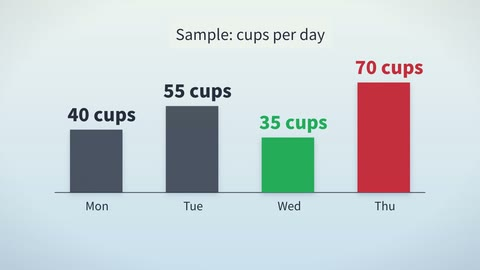
#> input picture skills/script2film/docs/site/scenes/bars.jpg, 480 x 270 px
$ python -i identify_clips.py   (imports and definitions only)
#> lines starting #> are read from the running program, lines starting #| are printed output that depends on the picture
"""從下載資料夾找出 Veo／Flow 影片，以首格比對分鏡構圖圖，搬到 veo_dir/<scene>_veo.mp4。
用法：python identify_clips.py --config project.json --refs <構圖圖資料夾> [--downloads <下載資料夾>] [--apply]
構圖圖檔名需含場景 ID（例如 s05.jpg、20261105-s05v2.png）；同一場景有多支時取最新的。
未加 --apply 只列出比對結果。舊檔會改名為 *_veo_old<n>.mp4，不刪除。
"""
import argparse, os, re, subprocess, sys, tempfile
from pathlib import Path

sys.path.insert(0, str(Path(__file__).resolve().parent))
import projcfg  # noqa: E402
from PIL import Image, ImageChops, ImageStat  # noqa: E402


def thumb(img):
    w, h = img.size
    if w / h < 16 / 9:
        nh = int(w * 9 / 16)
        img = img.crop((0, (h - nh) // 2, w, (h - nh) // 2 + nh))
    return img.convert("L").resize((64, 36))


ap = argparse.ArgumentParser()
# [7 lines not run here, left out]
# [1 line that did not run here, left out]
refs = {}
# [4 lines not run here, left out]
# [1 line that did not run here, left out]
tmp = Path(tempfile.gettempdir()) / "idclip.png"
best = {}
# [11 lines not run here, left out]
# [1 line that did not run here, left out]
# [13 lines not run here, left out]

>>> from PIL import Image
>>> picture = Image.open('../../script2film/docs/site/scenes/bars.jpg')
#> picture is the input picture: PIL image 480x270 RGB; mean R, G, B 200.7, 209.9, 213.5
>>> result = thumb(picture)
#> in thumb, `return img.convert("L").resize((64, 36))`:
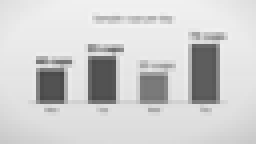
#> returned value: PIL image 64x36 L (shown 4 times larger); min 72, max 242, mean 207.6

$ run again, on skills/script2film/docs/site/scenes/countdown.jpg
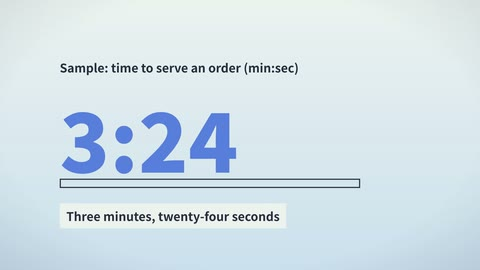
#> input picture skills/script2film/docs/site/scenes/countdown.jpg, 480 x 270 px
#> picture is the input picture: PIL image 480x270 RGB; mean R, G, B 210.7, 225.3, 233.2
#> in thumb, `return img.convert("L").resize((64, 36))`:
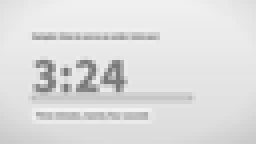
#> returned value: PIL image 64x36 L (shown 4 times larger); min 117, max 242, mean 221.8

$ run again, on skills/script2film/docs/site/scenes/credits.jpg
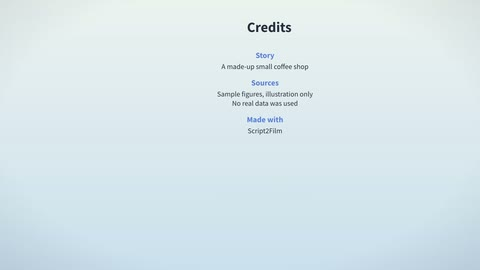
#> input picture skills/script2film/docs/site/scenes/credits.jpg, 480 x 270 px
#> picture is the input picture: PIL image 480x270 RGB; mean R, G, B 216.6, 231, 236.1
#> in thumb, `return img.convert("L").resize((64, 36))`:
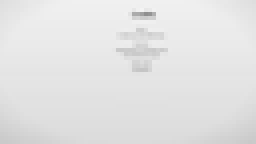
#> returned value: PIL image 64x36 L (shown 4 times larger); min 143, max 243, mean 227.3
